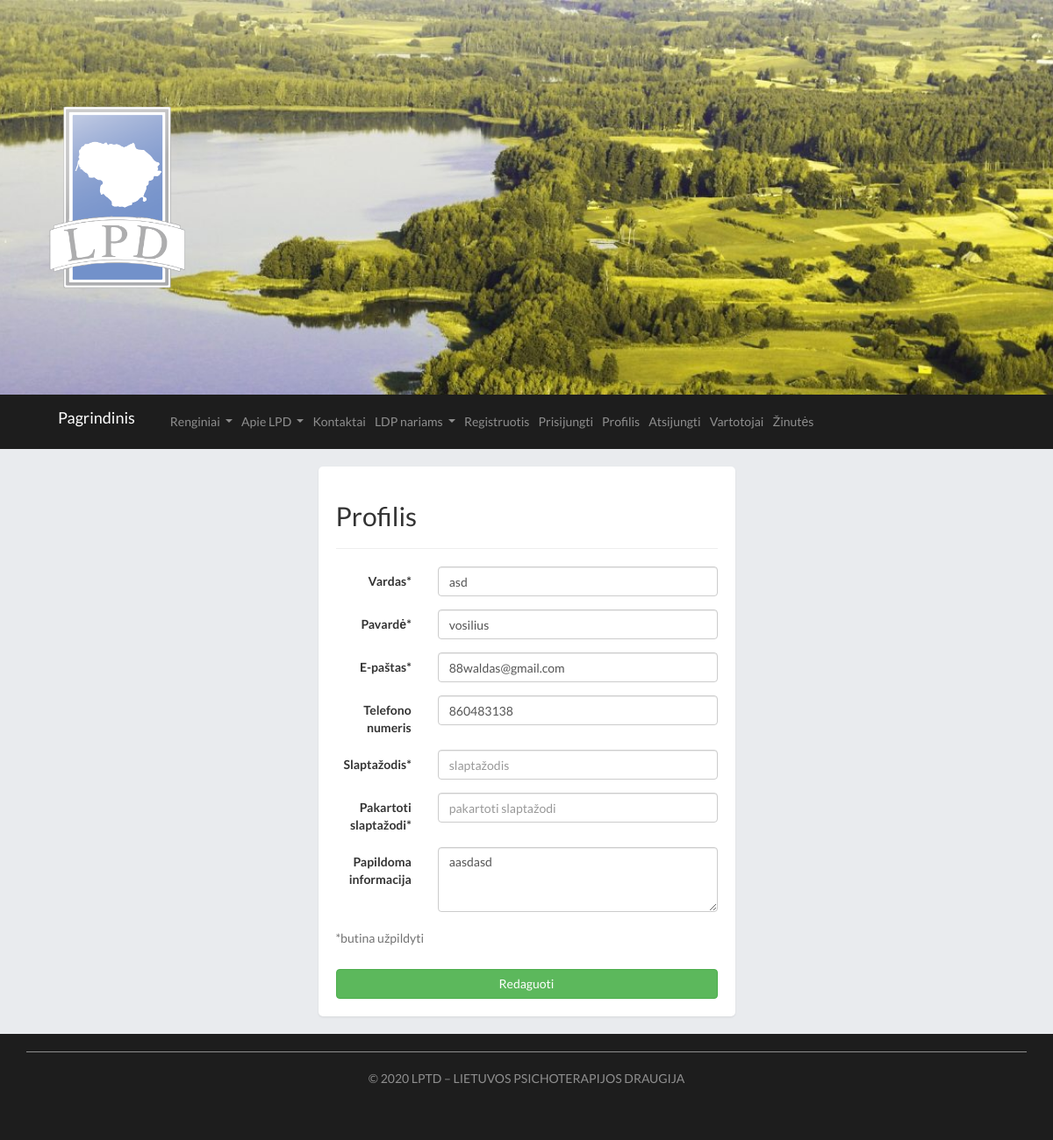
The app's page /edit_user/2, older data.
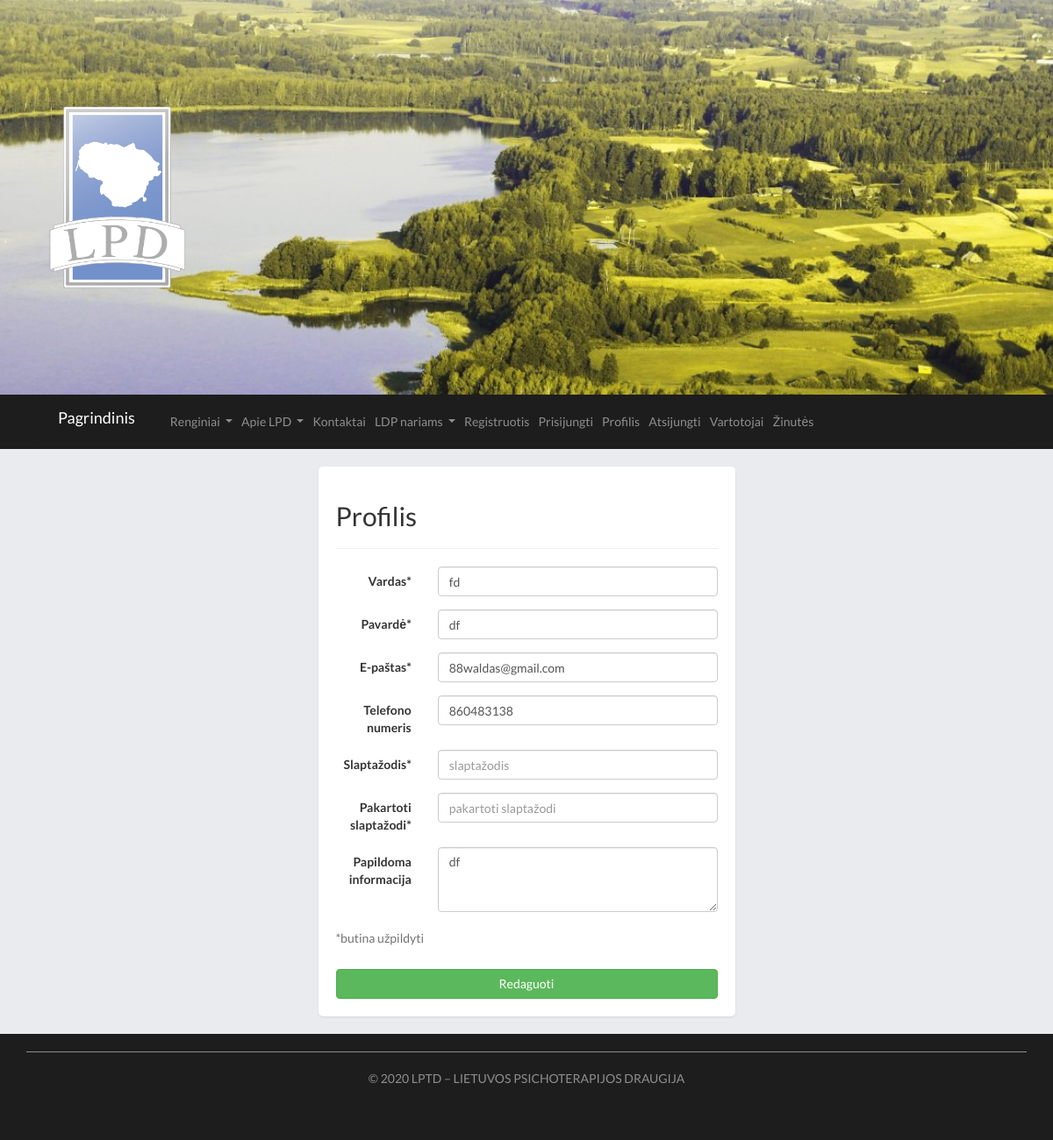
The same page, newer data.
### main.py (models this page shows)
class User(db.Model):
	id = db.Column(db.Integer, primary_key=True)
	date_created = db.Column(db.DateTime, default=datetime.utcnow)
	name = db.Column(db.String(200), nullable=False)
	surname = db.Column(db.String(200), nullable=False)
	phone = db.Column(db.String(200), default="")
	email = db.Column(db.String(200), nullable=False)
	lvl = db.Column(db.Integer, default=0)
	password = db.Column(db.String(200), nullable=False)
	image = db.Column(db.String(300), default="")
	info = db.Column(db.String(1000), default="")
	info_en = db.Column(db.String(1000), default="")
	show = db.Column(db.String(10), default="False")
	confirmed = db.Column(db.String(10), default="False")

### main.py (the view)
@app.route("/edit_user/<int:id>", methods=["GET", "POST"])
def edit_user(id):
	user = User.query.get_or_404(id)
	if request.method == "POST":
		user.name = request.form.get('user_name')
		user.surname = request.form['surname']
		user.phone = request.form['phone']
		user.email = request.form['email']
		password = request.form['password']
		user.password = hashlib.sha256(password.encode()).hexdigest()
		passwordr = request.form['passwordr']
		user.info = request.form['info']
		try:
			db.session.commit()
			return redirect('/vartotojai/')
		except:
			return "nepavyko atnaujinti"
	else:
		return render_template("profilis.html",user=user)

### templates/profilis.html (shortened to what this page needs)
{% extends "base.html" %}
{% block page%}
<div class = "row justify-content-md-center">
<div class = "col-lg-5 shadow-sm page">
	<form class="form-horizontal  " role="form"  method="POST" >
                <h2>Profilis</h2><hr>
                <div class="form-group">
                    <label for="firstName" class="col-md-3 control-label">Vardas*</label>
                    <div class="col-md-9">
                        <input type="text" id="user_name" placeholder="Vardas" class="form-control" autofocus="" name="user_name" value="{{user.name}}">
                    </div>
                </div>
                <div class="form-group">
                    <label for="lastName" class="col-md-3 control-label">Pavardė*</label>
                    <div class="col-md-9">
                        <input type="text" id="surname" placeholder="Pavardė" class="form-control" autofocus="" name="surname" value="{{user.surname}}">
                    </div>
                </div>
                <div class="form-group">
                    <label for="email" class="col-md-3 control-label">E-paštas* </label>
                    <div class="col-md-9">
                        <input type="email" id="email" name="email" placeholder="E-paštas" class="form-control" value="{{user.email}}">
                    </div>
                </div>
				<div class="form-group">
                    <label for="phoneNumber" class="col-md-3 control-label">Telefono numeris </label>
                    <div class="col-md-9">
                        <input type="phoneNumber" id="phone" name="phone" placeholder="Telefono numeris" class="form-control" value="{{user.phone}}">
                    </div>
                </div>
                <div class="form-group">
                    <label for="password" class="col-md-3 control-label">Slaptažodis*</label>
                    <div class="col-md-9">
                        <input type="password" id="password" name="password" placeholder="slaptažodis" class="form-control">
                    </div>
                </div>
                <div class="form-group">
                    <label for="password" class="col-md-3 control-label">Pakartoti slaptažodi*</label>
                    <div class="col-md-9">
                        <input type="password" id="passwordr" name="passwordr" placeholder="pakartoti slaptažodi" class="form-control">
                    </div>
                </div>
				<div class="form-group">
                    <label for="photo" class="col-md-3 control-label">Papildoma informacija</label>
                    <div class="col-md-9">
						<textarea class="form-control" id="info" name="info" rows="3" placeholder="info">{{user.info}}</textarea>
                    </div>
                </div>
                <div class="form-group">
                    <div class="col-md-12">
                        <span class="help-block">*butina užpildyti</span>
                    </div>
                </div>
				<input type="submit" value="Redaguoti" class="btn btn-success btn-block">
				</div>
</div>
</div>
{% endblock %}

Row changes from the older to the newer data that the page shows:
changed User "88waldas@gmail.com": user_name "asd" → "fd"; surname "vosilius" → "df"; info "aasdasd" → "df"
